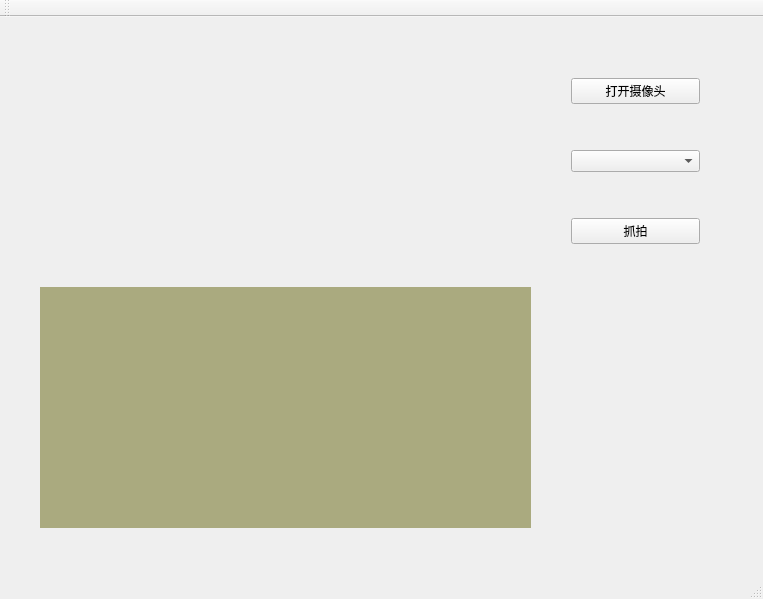
<?xml version="1.0" encoding="UTF-8"?>
<ui version="4.0">
 <class>MainWindow</class>
 <widget class="QMainWindow" name="MainWindow">
  <property name="geometry">
   <rect>
    <x>0</x>
    <y>0</y>
    <width>763</width>
    <height>599</height>
   </rect>
  </property>
  <property name="windowTitle">
   <string>调用摄像头程序</string>
  </property>
  <widget class="QWidget" name="centralWidget">
   <widget class="QWidget" name="widget" native="true">
    <property name="geometry">
     <rect>
      <x>40</x>
      <y>10</y>
      <width>491</width>
      <height>241</height>
     </rect>
    </property>
   </widget>
   <widget class="QWidget" name="verticalLayoutWidget">
    <property name="geometry">
     <rect>
      <x>560</x>
      <y>10</y>
      <width>151</width>
      <height>271</height>
     </rect>
    </property>
    <layout class="QVBoxLayout" name="verticalLayout">
     <item>
      <widget class="QPushButton" name="startBtn">
       <property name="text">
        <string>打开摄像头</string>
       </property>
      </widget>
     </item>
     <item>
      <widget class="QComboBox" name="comboBox"/>
     </item>
     <item>
      <widget class="QPushButton" name="captureBtn">
       <property name="text">
        <string>抓拍</string>
       </property>
      </widget>
     </item>
    </layout>
   </widget>
   <widget class="QLabel" name="label">
    <property name="geometry">
     <rect>
      <x>40</x>
      <y>270</y>
      <width>491</width>
      <height>241</height>
     </rect>
    </property>
    <property name="styleSheet">
     <string notr="true">background-color: rgb(170, 170, 127);</string>
    </property>
    <property name="text">
     <string/>
    </property>
   </widget>
  </widget>
  <widget class="QMenuBar" name="menuBar">
   <property name="geometry">
    <rect>
     <x>0</x>
     <y>0</y>
     <width>763</width>
     <height>26</height>
    </rect>
   </property>
  </widget>
  <widget class="QToolBar" name="mainToolBar">
   <attribute name="toolBarArea">
    <enum>TopToolBarArea</enum>
   </attribute>
   <attribute name="toolBarBreak">
    <bool>false</bool>
   </attribute>
  </widget>
  <widget class="QStatusBar" name="statusBar"/>
 </widget>
 <layoutdefault spacing="6" margin="11"/>
 <resources/>
 <connections/>
</ui>
